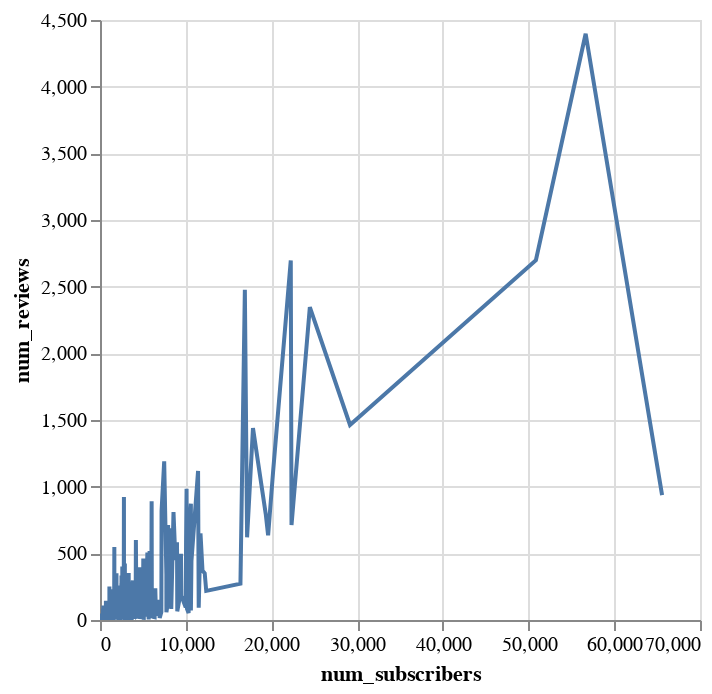

The code cell stored with this chart in its notebook:
### Code cell
alt.Chart(udemyDS).mark_line().encode(x='num_subscribers', y='num_reviews',tooltip=['course_id','num_subscribers','num_reviews']).interactive()

### Figure 1 — Vega-Lite specification as saved in the notebook (floating-point values rounded to 4 significant figures; data arrays with more than 128 entries replaced by an {"elided": "..."} marker saying what was removed)
{"data": {"name": "data-bbec9878f74bd42d08bab4fff5dae9fa"}, "mark": "line", "encoding": {"tooltip": [{"field": "course_id", "type": "quantitative"}, {"field": "num_subscribers", "type": "quantitative"}, {"field": "num_reviews", "type": "quantitative"}], "x": {"field": "num_subscribers", "type": "quantitative"}, "y": {"field": "num_reviews", "type": "quantitative"}}, "selection": {"selector002": {"type": "interval", "bind": "scales", "encodings": ["x", "y"]}}, "$schema": "https://vega.github.io/schema/vega-lite/v4.17.0.json", "datasets": {"data-bbec9878f74bd42d08bab4fff5dae9fa": {"elided": "1191 records"}}}
